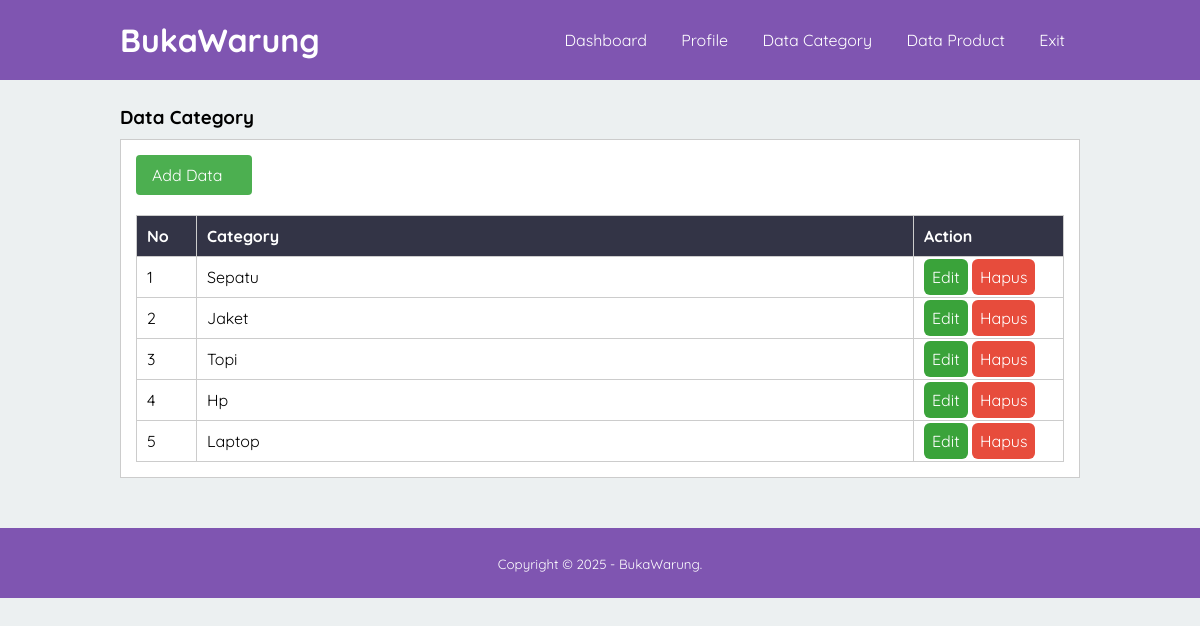
/data-kategori.php (signed in), run on the app's committed database.
### tables this page shows
CREATE TABLE `tb_category` (
  `category_id` int(11) NOT NULL,
  `category_name` varchar(25) NOT NULL
);

### data-kategori.php (the view, shortened to what this page needs)
<?php
	include 'db.php';
?>
<!DOCTYPE html>
<html lang="en">
<head>
	<link rel="stylesheet" href="css/style.css">
</head>
<body>
	<header>
		<div class="container">
			<h1><a href="dashboard.php">BukaWarung</a></h1>
			<ul>
				<li><a href="dashboard.php">Dashboard</a></li>
				<li><a href="profil.php">Profile</a></li>
				<li><a href="data-kategori.php">Data Category</a></li>
				<li><a href="data-produk.php">Data Product</a></li>
				<li><a href="keluar.php">Exit</a></li>
			</ul>
		</div>
	</header>
	<section class="section">
		<div class="container">
			<h3>Data Category</h3>
			<div class="box">
				<p style="margin-bottom: 20px;">
					<a href="tambah-kategori.php" style="display: inline-block; background-color: #4CAF50; color: white; padding: 10px 16px; text-decoration: none; border-radius: 4px;">
    				Add Data
  					</a>
				</p>
				<table class="table" border="1" cellspacing="0">
					<thead>
						<tr>
							<th width="60px">No</th>
							<th>Category</th>
							<th width="150px">Action</th>
						</tr>
					</thead>
					<tbody>
						<?php
							$no = 1;
							$kategori = mysqli_query($conn, "SELECT * FROM tb_category ORDER BY category_id DESC");
							if (mysqli_num_rows($kategori) > 0) {
								while ($row = mysqli_fetch_array($kategori)) {
						?>
						<tr>
							<td><?= $no++ ?></td>
							<td><?= htmlspecialchars($row['category_name']) ?></td>
							<td>
								<a href="edit-kategori.php?id=<?= $row['category_id'] ?>" class="btn">Edit</a>
								<a href="proses-hapus.php?idk=<?= $row['category_id'] ?>" class="btn delete" onclick="return confirm('Yakin ingin hapus?')">Hapus</a>
							</td>
						</tr>
						<?php
								}
							} else {
						?>
						<tr>
							<td colspan="3">No data available</td>
						</tr>
						<?php
							}
						?>
					</tbody>
				</table>
			</div>
		</div>
	</section>
	<footer>
		<div class="container">
			<small>Copyright &copy; 2025 - BukaWarung.</small>
		</div>
	</footer>
</body>
</html>

### css/style.css (style rules this page uses)
* { margin: 0; padding: 0; box-sizing: border-box; font-family: 'Quicksand', sans-serif; }
a { color: inherit; text-decoration: none; }
body { background-color: #ecf0f1; }
.btn { width: 100%; padding: 8px; background-color: #3aa33a; color: #fff; border: none; border-radius: 6px; cursor: pointer; transition: background-color 0.3s ease, transform 0.2s ease; margin-bottom: 5px; }
header { background-color: #7F55B1; color: #fff; overflow: auto; padding: 10px 0; }
header h1 { float: left; padding: 10px 0; }
header ul { float: right; list-style: none; }
header ul li { display: inline-block; }
header ul li a { padding: 20px 15px; display: inline-block; color: #fff; transition: background-color 0.3s ease; }
footer, .footer { padding: 25px 0; background-color: #7F55B1; color: #fff; text-align: center; }
.container { width: 80%; margin: 0 auto; }
.container:after { content: ''; display: block; clear: both; }
.section { padding: 25px 0; }
.box { background-color: #fff; border: 1px solid #ccc; padding: 15px; box-sizing: border-box; margin: 10px 0 25px 0; align-items: auto; }
.box:after { content: ""; display: block; clear: both; }
.table { width: 100%; border-collapse: collapse; }
.table th, .table td { padding: 10px; text-align: left; border: 1px solid #ccc; }
.table th { background: #333446; color: #fff; }
.btn.delete { background: #e74c3c; }

### data on the page
tb_category: category_name "Sepatu"
tb_category: category_name "Jaket"
tb_category: category_name "Topi"
tb_category: category_name "Hp"
tb_category: category_name "Laptop"
